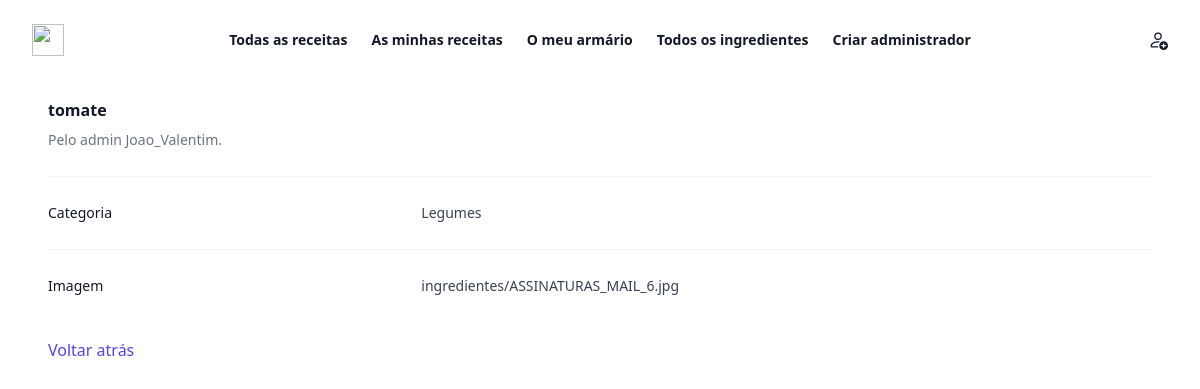
Page /principal/ingredientes/9 on the committed database.
### principal/models.py (models this page shows)
class Ingrediente(models.Model):
    ingrediente_id = models.AutoField(primary_key=True)
    ingrediente_nome = models.CharField(max_length=30)
    ingrediente_categoria = models.ForeignKey('Categoria', on_delete=models.CASCADE, related_name='ingredientes')
    ingrediente_user = models.ForeignKey('User', on_delete=models.SET_NULL, null=True)  # only admin
    ingrediente_imagem = models.FileField(upload_to='ingredientes/', blank=True, null=True)

class User(models.Model):
    user_id = models.AutoField(primary_key=True)
    user_nome_utilizador = models.CharField(max_length=30)
    user_email = models.EmailField()
    user_telefone = models.CharField(max_length=9)
    user_password = models.CharField(max_length=40)
    user_ativo = models.BooleanField(default=False) #ver se vale a pena ter ou se apagamos
    user_criador = models.ForeignKey('self', on_delete=models.SET_NULL, null=True, blank=True) #confirmar se posso meter null=false e depois
    user_acesso = models.IntegerField(default=1) #default = chefe

class Categoria(models.Model):
    categoria_id = models.AutoField(primary_key=True)
    categoria_nome = models.CharField(max_length=30)
    categoria_medida=models.ForeignKey(Medidas, on_delete=models.CASCADE, related_name='categorias')

### principal/views.py (the view)
# urls.py: path('ingredientes/<int:ingrediente_id>', views.ingredientes_detalhe, name='ingredientes_detalhe'),
def ingredientes_detalhe(request, ingrediente_id):
    ingrediente = get_object_or_404(Ingrediente, pk=ingrediente_id)
    return render(request, 'views/ingredientes/ingredientes_detalhe.html', {'ingrediente': ingrediente})

### principal/templates/views/ingredientes/ingredientes_detalhe.html
{% extends "../static/header_admin.html" %}
{% block content %}
<div class="px-12 py-4">
  <div class="px-4 sm:px-0">
    <h3 class="text-base font-semibold leading-7 text-gray-900">{{ ingrediente.ingrediente_nome }}</h3>
    <p class="mt-1 max-w-2xl text-sm leading-6 text-gray-500">Pelo admin {{ ingrediente.ingrediente_user.user_nome_utilizador }}.</p>
  </div>
  <div class="mt-6 border-t border-gray-100">
    <dl class="divide-y divide-gray-100">
      <div class="px-4 py-6 sm:grid sm:grid-cols-3 sm:gap-4 sm:px-0">
        <dt class="text-sm font-medium leading-6 text-gray-900">Categoria</dt>
        <dd class="mt-1 text-sm leading-6 text-gray-700 sm:col-span-2 sm:mt-0">{{ ingrediente.ingrediente_categoria.categoria_nome }}</dd>
      </div>
      <div class="px-4 py-6 sm:grid sm:grid-cols-3 sm:gap-4 sm:px-0">
        <dt class="text-sm font-medium leading-6 text-gray-900">Imagem</dt>
        <dd class="mt-1 text-sm leading-6 text-gray-700 sm:col-span-2 sm:mt-0">{{ ingrediente.ingrediente_imagem }}</dd>
      </div>
    </dl>
  </div>
</div>
<a href="{% url 'principal:ingredientes'%}" class="font-medium text-indigo-600 hover:text-indigo-500 px-12 py-4">
    Voltar atrás
</a>
{% endblock %}

### rows in the picture
Ingrediente: ingrediente_nome "tomate", ingrediente_user.user_nome_utilizador "Joao_Valentim", ingrediente_categoria.categoria_nome "Legumes", ingrediente_imagem "ingredientes/ASSINATURAS_MAIL_6.jpg"
